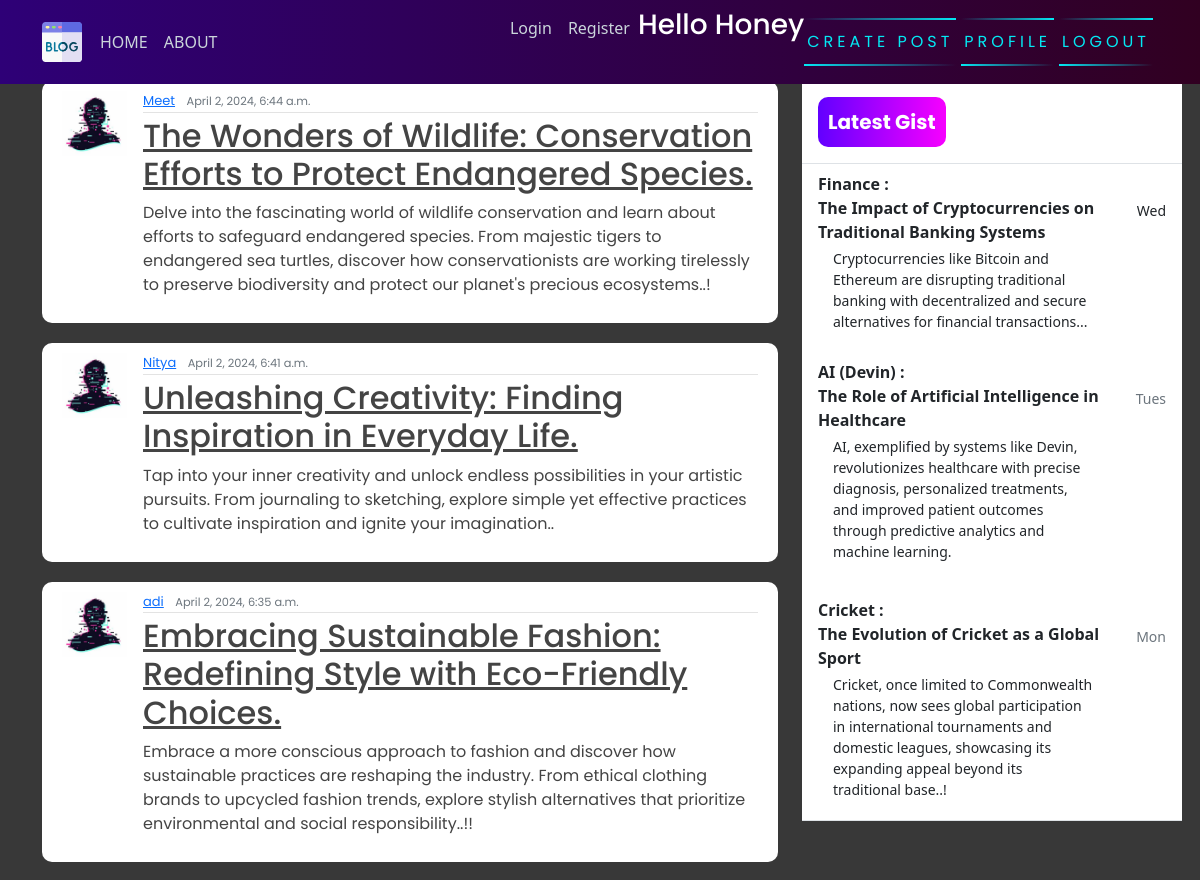
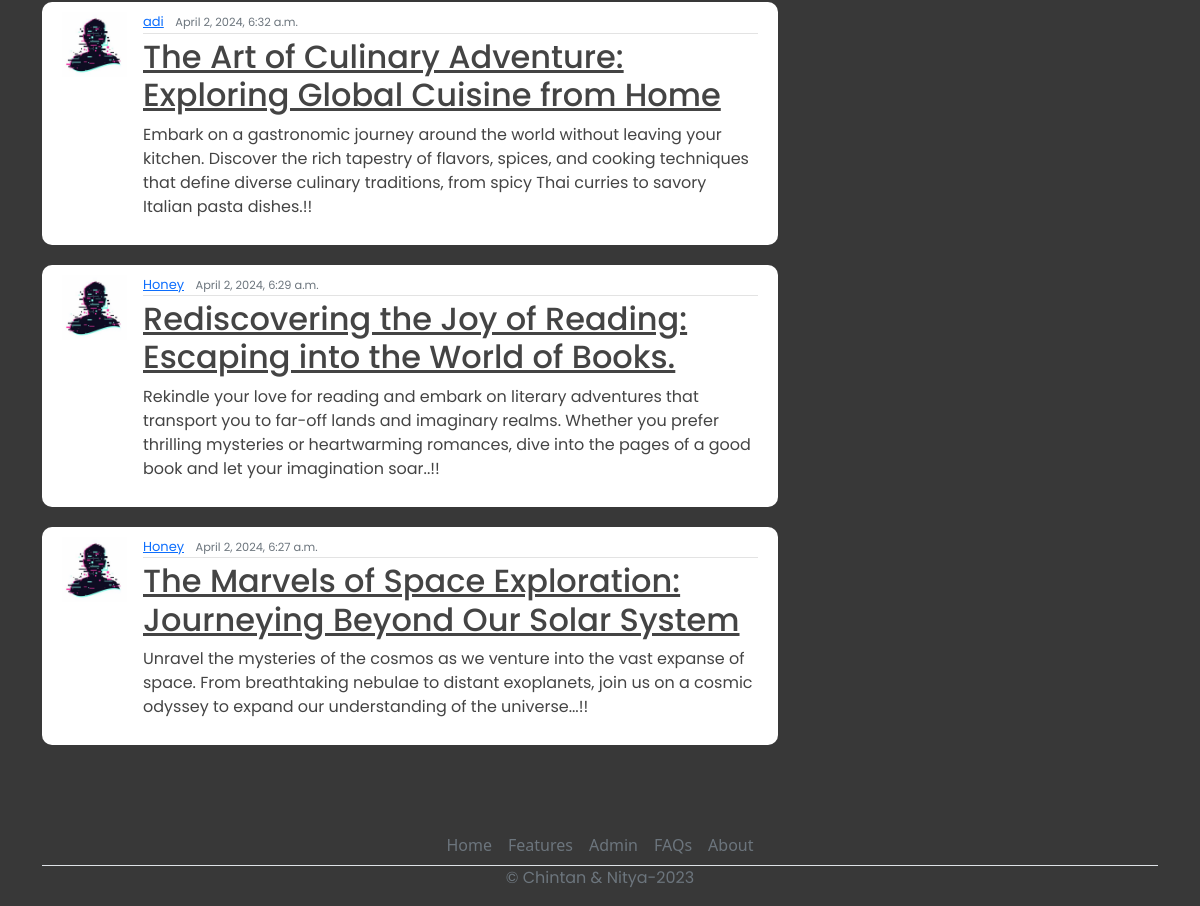
The page / (signed in) on the database its author committed (2 pictures, top to bottom).
### blog/models.py (models this page shows, shortened)
class Post(models.Model):
    title=models.CharField(max_length=200)
    content=models.TextField()
    date_posted=models.DateTimeField(default=timezone.now)
    author= models.ForeignKey(User, on_delete=models.CASCADE)

### users/models.py (models this page shows, shortened)
class Profile(models.Model):
    user = models.OneToOneField(User, on_delete=models.CASCADE)
    image = models.ImageField(default='default.jpg', upload_to='profile_pics')

### blog/views.py (the view)
# urls.py: path('', PostListView.as_view(), name="blog-home"),
class PostListView(LoginRequiredMixin, ListView):
    model = Post
    template_name = 'blog/home.html'
    context_object_name = 'posts'
    ordering = ["-date_posted"]

### blog/templates/blog/home.html
{% extends 'blog/base.html' %}
{% block content %}
    {% for posts in posts %}
        <article class="media content-section">
            <img class="rounded-cirlce article-img" src="{{ posts.author.profile.image.url }}" alt="">
            <div class="media-body">
              <div class="article-metadata">
                <a class="mr-2" href="#">{{ posts.author }}</a>
                <small class="text-muted">{{ posts.date_posted }}</small>
              </div>
              <h2><a class="article-title" href="{% url 'blog-detail' posts.id %}">{{ posts.title }}</a></h2>
              <p class="article-content">{{ posts.content }}</p>
            </div>
            <br>
          </article>
    {% endfor  %}
{% endblock content %}

### blog/templates/blog/base.html (shortened to what this page needs)
{% load static %}
<!DOCTYPE html>
<html>
<head>
    <link rel="stylesheet" href="https://maxcdn.bootstrapcdn.com/bootstrap/4.0.0/css/bootstrap.min.css">
    <link href="https://cdn.jsdelivr.net/npm/bootstrap@5.0.2/dist/css/bootstrap.min.css" rel="stylesheet">
    <link rel="stylesheet" href="{% static 'blog/main.css' %}">
</head>
<body>
    <header class="site-header">
      <nav class="navbar navbar-expand-md navbar-dark bg-steel fixed-top">
        <div class="container">
          <div class="collapse navbar-collapse" id="navbarToggle">
            <div class="navbar-nav mr-auto">
                {% if user.is_authenticated %}
              <a class="nav-item nav-link" href="{% url 'blog-home' %}">HOME</a>
              <a class="nav-item nav-link" href="{% url 'blog-about' %}">ABOUT</a>
            </div>
            <div class="navbar-nav">
              <a class="nav-item nav-link" href="{% url 'login' %}">Login</a>
              <a class="nav-item nav-link" href="{% url 'register' %}">Register</a>
               <h3 style="color: white;">Hello {{request.user}}</h3>
                <a href="{% url 'blog-new' %}" id="auth-links">
                <span></span>
                <span></span>
                Create Post
            </a>
                <a href="{% url 'profile' %}" id="auth-links">
                <span></span>
                <span></span>
                Profile
            </a>
                <a href="{% url 'logout' %}" id="auth-links">
                <span></span>
                <span></span>
                Logout
            </a>
                {% endif %}
            </div>
          </div>
        </div>
      </nav>
    </header>
    <main role="main" class="container">
      <div class="row">
          <div class="col-md-8">
          </div>
        <div class="col-md-8">
           {% block content %}{% endblock %}
        </div>
        <div class="col-md-4">
          <div class="content-sectionw">
            <div class="d-flex flex-column align-items-stretch flex-shrink-0 bg-white" style="width: 380px;" style="padding-top: 120px;">
                <a id="list-group" style="text-decoration: none;" href="" class="d-flex align-items-center flex-shrink-0 p-3 link-dark text-decoration-none border-bottom">
                  <span class="fs-5 fw-semibold" id="gist-btn">Latest Gist</span>
                </a>
                <div class="list-group list-group-flush border-bottom scrollarea">
                  <a href="#" class="list-group-item list-group-item-action  lh-tight" aria-current="true">
                    <div class="d-flex w-100 align-items-center justify-content-between">
                      <strong class="mb-1">Finance : <br>
                        The Impact of Cryptocurrencies on Traditional Banking Systems
                    </strong>
                      <small>Wed</small>
                    </div>
                    <div class="col-10 mb-1 small">Cryptocurrencies like Bitcoin and Ethereum are disrupting traditional banking with
                      decentralized and secure alternatives for financial transactions...
                    </div>
                  </a>
                  <a href="#" class="list-group-item list-group-item-action py-3 lh-tight">
                    <div class="d-flex w-100 align-items-center justify-content-between">
                      <strong class="mb-1">AI (Devin) :<br>
                        The Role of Artificial Intelligence in Healthcare
                        </strong>
                      <small class="text-muted">Tues</small>
                    </div>
                    <div class="col-10 mb-1 small">
                      AI, exemplified by systems like Devin, revolutionizes healthcare with precise diagnosis, personalized treatments, and
                      improved patient outcomes through predictive analytics and machine learning.</div>
                  </a>
                  <a href="#" class="list-group-item list-group-item-action py-3 lh-tight">
                    <div class="d-flex w-100 align-items-center justify-content-between">
                      <strong class="mb-1">Cricket :<br>
                        The Evolution of Cricket as a Global Sport
                        </strong>
                      <small class="text-muted">Mon</small>
                    </div>
                    <div class="col-10 mb-1 small">Cricket, once limited to Commonwealth nations, now sees global participation in international tournaments
                       and domestic leagues, showcasing its expanding appeal beyond its traditional base..!</div>
                  </a>
                </div>
              </div>
          </div>
        </div>
      </div>
        <footer class="" >
          <ul class="nav justify-content-center border-bottom"  style="margin-top: 60px;">
            <li class="nav-item"><a href="#" class="nav-link px-2 text-muted">Home</a></li>
            <li class="nav-item"><a href="#" class="nav-link px-2 text-muted">Features</a></li>
            <li class="nav-item"><a href="admin/" class="nav-link px-2 text-muted">Admin</a></li>
            <li class="nav-item"><a href="#" class="nav-link px-2 text-muted">FAQs</a></li>
            <li class="nav-item"><a href="#" class="nav-link px-2 text-muted">About</a></li>
          </ul>
          <p class="text-center text-muted">&copy; Chintan & Nitya-2023</p>
        </footer>
    </main>
</body>
</html>

### blog/static/blog/main.css (style rules this page uses)
body { background-color: rgb(56, 56, 56); margin-top: 5rem; background-size: contain; background-repeat: no-repeat; }
h1, h2, h3, h4, h5, h6, p { color: #444444; font-family: 'Poppins', sans-serif; }
ul { margin: 0; }
.bg-steel { background: linear-gradient(270deg, rgb(49, 0, 33) 0%, rgb(46, 0, 119) 100%); }
.site-header .navbar-nav .nav-link { color: #cbd5db; }
.content-section { background: #ffffff; padding: 10px 20px; border-radius: 10px; margin-bottom: 20px; }
.article-title { color: #444444; }
.article-content { white-space: pre-line; }
.article-img { height: 65px; width: 65px; margin-right: 16px; }
.article-metadata { font-family: 'Poppins', sans-serif; padding-bottom: 1px; margin-bottom: 4px; font-size: 13px; border-bottom: 1px solid #e3e3e3 }
svg { width: 50px; height: 50px; }
#auth-links { font-family: 'Poppins', sans-serif; position: relative; display: inline-block; padding: 12px 3px; margin: 10px 0; color: #03e9f4; text-decoration: none; text-transform: uppercase; transition: 0.5s; letter-spacing: 4px; overflow: hidden; margin-right: 5px; }
#auth-links span { position: absolute; display: block; }
#auth-links span:nth-child(1) { top: 0; left: 0; width: 100%; height: 2px; background: linear-gradient(90deg,transparent,#03e9f4); animation: animate1 1s linear infinite; }
#auth-links span:nth-child(3) { bottom: 0; right: 0; width: 100%; height: 2px; background: linear-gradient(270deg,transparent,#03e9f4); animation: animate3 1s linear infinite; animation-delay: 0.50s; }
#gist-btn { color: black; background: linear-gradient(270deg, rgb(247, 0, 255) 0%, rgb(98, 0, 255) 100%); padding: 10px; color: white; font-family: 'Poppins', sans-serif; font-weight: bold; border-radius: 10px; }

### rows shown on the page
Post: author.profile.image (placeholder picture), author "Meet", date_posted "April 2, 2024, 6:44 a.m.", title "The Wonders of Wildlife: Conservation Efforts to Protect Endangered Species.", content "Delve into the fascinating world of wildlife conservation and learn about efforts to safeguard endangered species. From majestic tigers to endangered sea turtles, discover how conservationists are working tirelessly to preserve biodiversity and protect our planet's precious ecosystems..!"
Post: author.profile.image (placeholder picture), author "Nitya", date_posted "April 2, 2024, 6:41 a.m.", title "Unleashing Creativity: Finding Inspiration in Everyday Life.", content "Tap into your inner creativity and unlock endless possibilities in your artistic pursuits. From journaling to sketching, explore simple yet effective practices to cultivate inspiration and ignite your imagination.."
Post: author.profile.image (placeholder picture), author "adi", date_posted "April 2, 2024, 6:35 a.m.", title "Embracing Sustainable Fashion: Redefining Style with Eco-Friendly Choices.", content "Embrace a more conscious approach to fashion and discover how sustainable practices are reshaping the industry. From ethical clothing brands to upcycled fashion trends, explore stylish alternatives that prioritize environmental and social responsibility..!!"
Post: author.profile.image (placeholder picture), author "adi", date_posted "April 2, 2024, 6:32 a.m.", title "The Art of Culinary Adventure: Exploring Global Cuisine from Home", content "Embark on a gastronomic journey around the world without leaving your kitchen. Discover the rich tapestry of flavors, spices, and cooking techniques that define diverse culinary traditions, from spicy Thai curries to savory Italian pasta dishes.!!"
Post: author.profile.image (placeholder picture), author "Honey", date_posted "April 2, 2024, 6:29 a.m.", title "Rediscovering the Joy of Reading: Escaping into the World of Books.", content "Rekindle your love for reading and embark on literary adventures that transport you to far-off lands and imaginary realms. Whether you prefer thrilling mysteries or heartwarming romances, dive into the pages of a good book and let your imagination soar..!!"
Post: author.profile.image (placeholder picture), author "Honey", date_posted "April 2, 2024, 6:27 a.m.", title "The Marvels of Space Exploration: Journeying Beyond Our Solar System", content "Unravel the mysteries of the cosmos as we venture into the vast expanse of space. From breathtaking nebulae to distant exoplanets, join us on a cosmic odyssey to expand our understanding of the universe...!!"

### other values the page prints
{{ request.user }} "Honey"
